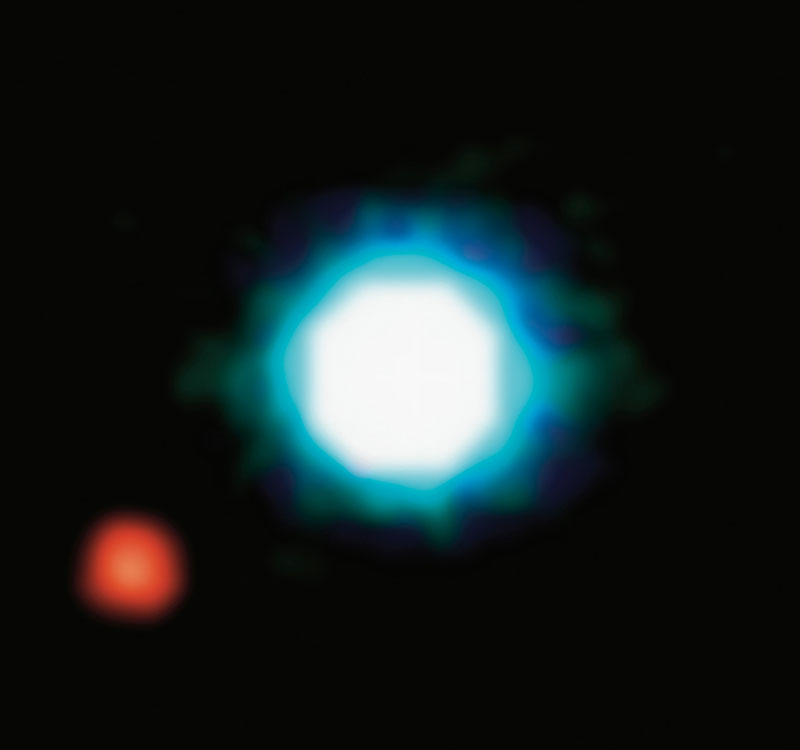
#> input picture ENCMP 100/Lab 6/V0GettingStarted/300_26a_big-vlt-s.jpg, 800 x 750 px, found by its file name
$ python lab6V2_hasim.py
#> lines starting #> are read from the running program, lines starting #| are printed output that depends on the picture; after the words box and inside, x2 and y2 are one past the last pixel; in counts of white or black regions, pixels touching at a corner belong together
## CORONASIMULATE  Simulate coronagraph and Gerchberg-Saxton algorithm
#
# A simulation of a coronagraph and the Gerchberg-Saxton algorithm, in the
# context of NASA's Roman Space Telescope, developed to help teach ENCMP
# 100 Computer Programming for Engineers at the University of Alberta. The
# program saves output figures to PNG files for subsequent processing.
#
# Copyright (c) 2022, University of Alberta
# Electrical and Computer Engineering
# All rights reserved.
#
# Student name:
# Student CCID:
# Others:
#
# To avoid plagiarism, list the names of persons, Version 0 author(s)
# excluded, whose code, words, ideas, or data you used. To avoid
# cheating, list the names of persons, excluding the ENCMP 100 lab
# instructor and TAs, who gave you compositional assistance.
#
# After each name, including your own name, enter in parentheses an
# estimate of the person's contributions in percent. Without these
# numbers, adding to 100%, follow-up questions will be asked.
#
# For anonymous sources, enter pseudonyms in uppercase, e.g., SAURON,
# followed by percentages as above. Email a link to or a copy of the
# source to the lab instructor before the assignment is due.
#

import matplotlib.pyplot as plt
import numpy as np

def main():
    im = loadImage('300_26a_big-vlt-s.jpg')
    (im,Dphi,mask) = opticalSystem(im,300)
    images,errors = gerchbergSaxton(im,10,Dphi,mask)
    saveFrames(images,errors)

def loadImage(name): # For loading image and pre-processing
    """
    Load image and pre-process

    Parameters:
    name: Image file

    Return:
    numpy.ndarray: Pre-processed image
    """
#> called with name = '300_26a_big-vlt-s.jpg'
    im = plt.imread(name)/255 #Load image

    if len(im.shape) > 2: #Converts to greyscale if required
        im = (im[:,:,0]+im[:,:,1]+im[:,:,2])/3
#> im: shape (750, 800) float64

    #Pixel value restrriction to [0, 1]
    im[im < 0] = 0
    im[im > 1] = 1

    return im

def opticalSystem(im,diameter):
    """
    Implement occultation on the image, calculate the 2D discrete Fourier transform of the image, create random phase values for the inverse transformation, and execute the inverse transform with phase adjustment.

    Parameters:
    im: Input image.
    diameter: diameter of the region of the circle that is to be occulated

    Returns:
    numpy.ndarray: The new image
    numpy.ndarray: An arbitrary phase for the inverse transform
    numpy.ndarray: The mask that indicates the pixels that were occulated
    """
    im,mask = occultCircle(im,diameter) #Applying the occulation
    (IMa,IMp) = dft2(im) #Calculate the 2D discrete Fourier transfrom

    (IMa, IMp) = dft2(im) #calculating the 2D discrete Fourier transform of the image

    rng = np.random.default_rng(12345) #Generating a random phase for the inverse transform
    imR = rng.random(im.shape)
    (_,Dphi) = dft2(imR)

    im = idft2(IMa,IMp-Dphi) #Execute the inverse transform with the correction of phase

    return (im,Dphi,mask)

def occultCircle(im,diameter):
    """
    For occulating a circle space in a given image

    Parameters:
    im: Input image.
    diamter: The dimension of the circle space to be occulated.

    Returns:
    numpy.ndarray: The image that has the circle region occulated.
    numpy.ndarray: The mask that indicates the pixels occulated
    """
#> called with diameter = 300
    h,w = im.shape
#> h = 750; w = 800

    centerH = h // 2
#> centerH = 375
    centerW = w // 2
#> centerW = 400

    circleRadius = diameter / 2 #The radius of the circle is half of its diamter

    y,x = np.ogrid[:h,:w] #Grid for the image
#> y = 750 values from 0 to 749

    (mask) = (x-centerW)**2 + (y-centerH)**2 <= circleRadius**2 #A mask that aquires the circles coordinates

    im[mask] = 0 #Making the circle pixels black by making them 0
#> im: shape (750, 800) float64; min 0, max 0.576, mean 0.0343
#> in opticalSystem, `im,mask = occultCircle(im,diameter)`:
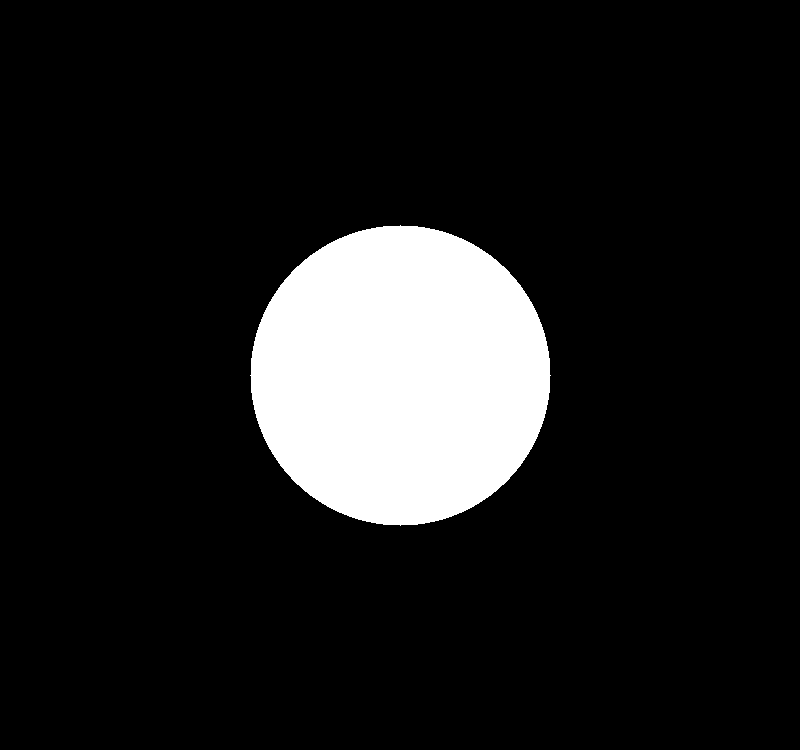
#> mask: shape (750, 800) bool; 11.8% white; 1 white region, box (x1, y1, x2, y2) and area: (250, 225, 551, 526) 70681

    return im, mask


# (IMa,IMp) = dft2(im) returns the amplitude, IMa, and phase, IMp, of the
# 2D discrete Fourier transform of a grayscale image, im. The image, a 2D
# array, must have entries between 0 and 1. The phase is in radians.
def dft2(im):
    IM = np.fft.rfft2(im)
    IMa = np.abs(IM)
    IMp = np.angle(IM)
    return (IMa,IMp)

# im = idft2(IMa,IMp) returns a grayscale image, im, with entries between
# 0 and 1 that is the inverse 2D discrete Fourier transform (DFT) of a 2D
# DFT specified by its amplitude, IMa, and phase, IMp, in radians.
def idft2(IMa,IMp):
    IM = IMa*(np.cos(IMp)+1j*np.sin(IMp))
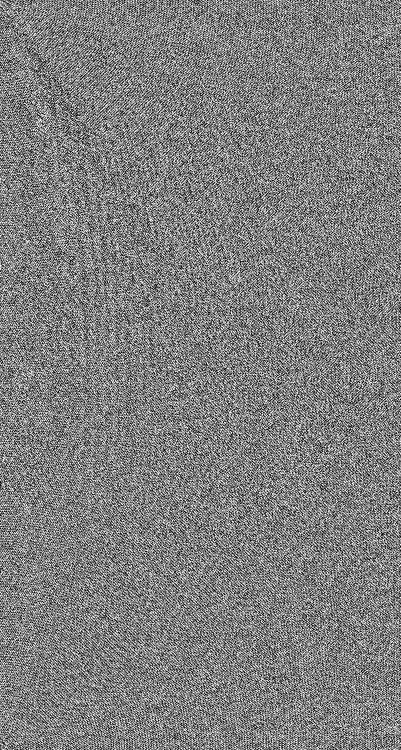
#> IMp: shape (750, 401) float64; min -6.27, max 6.28, mean 0.00729; drawn with min black and max white
    im = np.fft.irfft2(IM)
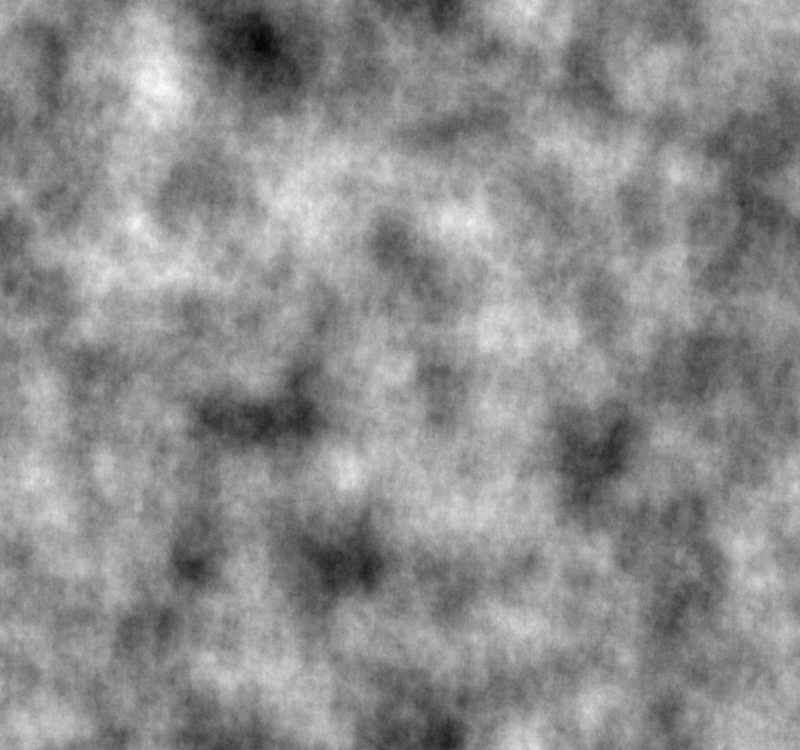
#> im: shape (750, 800) float64; min -0.224, max 0.242, mean 0.0343; drawn with min black and max white
    im[im < 0] = 0
#> in main, `(im,Dphi,mask) = opticalSystem(im,300)`:
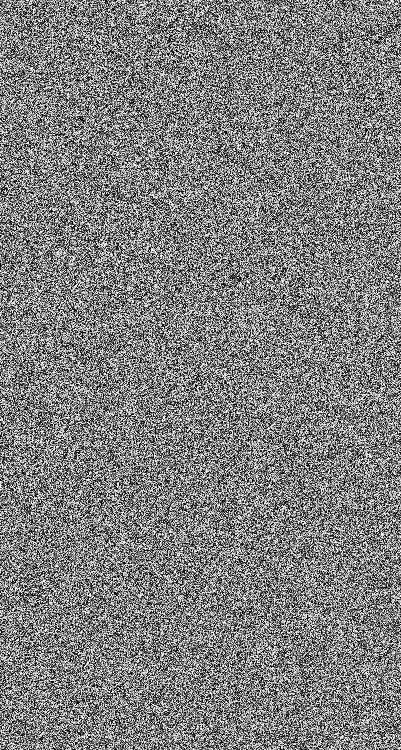
#> Dphi: shape (750, 401) float64; min -3.14, max 3.14, mean -0.00177; drawn with min black and max white
    im[im > 1] = 1
    return im

def occultError(im, mask):
    """
    Calculating the occultation error in the image.

    Parameters:
    im : input image.
    mask : mask that indicates occulted pixels.

    Returns:
    float: occulating error.
    """
    error = np.sum(im[mask]**2)
    return error

def gerchbergSaxton(im,maxIters,Dphi,mask): # Perform the Gerchberg-Saxton algorithm
    """
    Perform the Gerchberg-Saxton algorithm. Take an input image, execute the algorithim for given iterations and return a list of images generated. Also returns a list of errors pertaining to each iteration

    Parameters:
    im: Input image
    maxIters: The maximum number of iterations.
    Dphi: A Random phase for inverse transform.
    mask: mask that indicates the pixels occulated

    Returns:
    list: A List of the generated images.
    list: A list of errors pertaining to each occulation
    """
#> called with maxIters = 10
    (IMa,IMp) = dft2(im) #magnitude & phase of the Fourier Transform
#> in dft2 (call 4), `IMp = np.angle(IM)`:
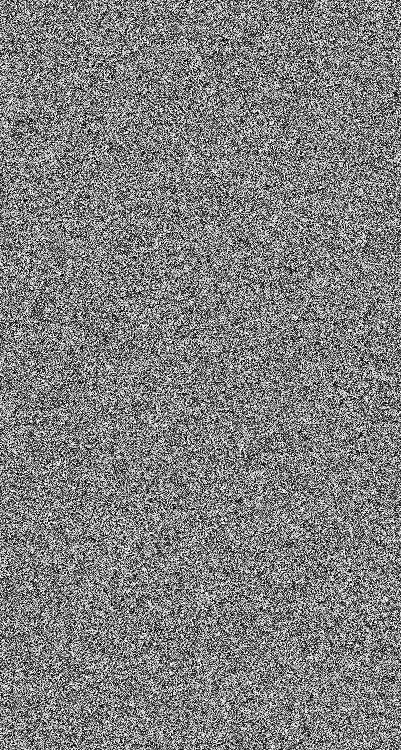
#> IMp: shape (750, 401) float64; min -3.14, max 3.14, mean 0.00312; drawn with min black and max white
    images = [] #list to hold the generated images
    errors = [] #list to hold the errors that pertain to each iteration
    for k in range(maxIters+1):
        print("Iteration %d of %d" % (k,maxIters))
        if k == 0:
            im = idft2(IMa,IMp) #Fourier transform w/o phase correction
        elif k == maxIters:
            im = idft2(IMa,IMp+Dphi) #Fourier transform w/ phase correction
        else:
            alpha = k/maxIters
            im = idft2(IMa,(1 - alpha) * IMp + alpha * (IMp + Dphi))
        images.append(im) #add the generated image to the list defined
        error = occultError(im,mask) #calculate the occulation error
        errors.append(error) # add the calculated error to the list
#> this loop made 11 passes
#> error on passes 1 to 11: 385.2, 360.4, 325.9, 283.7, 236.6, 188.4, 142.8, 103.2, 72.31, 52.01, 43.05
#> pass 2, in idft2 (call 3), `im = np.fft.irfft2(IM)`:
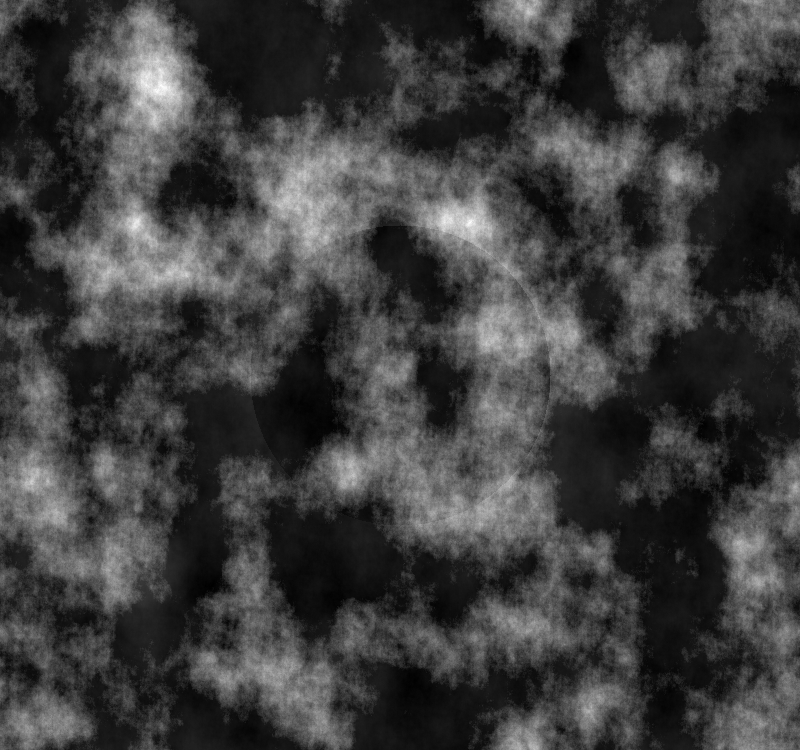
#> im: shape (750, 800) float64; min -0.0195, max 0.241, mean 0.0442; drawn with min black and max white
#> after the loop, errors = [385.2, 360.4, 325.9, 283.7, 236.6, 188.4, 142.8, 103.2, 72.31, 52.01, 43.05]; images = 11 items
    return images,errors

def saveFrames(images,errors): #Save the images that are generated in the format .png
    """
    Saving the frames as .png files (images). Also plot the errors

    Parameters:
    images: A List of the images that are to be saved.
    errors: A list containing the errors for each iteration

    """
    #Make empty image that has the same shape as the first image generated
    shape = (images[0].shape[0],images[0].shape[1],3)
#> shape = (750, 800, 3)
    image = np.zeros(shape,images[0].dtype)

    maxIters = len(images)- 1 #max iterations
#> maxIters = 10
    maxErrors = max(errors) #max error
#> maxErrors = 385.2

    for k in range(maxIters+ 1):
        # Plotting the errors pertaining to each interation
        plt.plot(errors[:k+1], color='red')
        plt.xlabel("Iteration")
        plt.ylabel("Sum Square Error")
        plt.xlim(0, maxIters)
        plt.ylim(0, maxErrors)

        #Change the RGB of the image to the current image
        image[:,:,0] = images[k]
        image[:,:,1] = images[k]
        image[:,:,2] = images[k]

        #Displaying the image and the errors in the background
        plt.imshow(image,extent=(0,maxIters,0,maxErrors))
        plt.gca().set_aspect(maxIters/maxErrors)

        plt.title("Coronagraph Simulation") #graph title

        plt.savefig('coronagraph' + str(k) + '.png') #Saving as .png
        plt.show()
#> this loop made 11 passes
#> pass 1, in saveFrames, `plt.savefig('coronagraph' + str(k) + '.png')`:
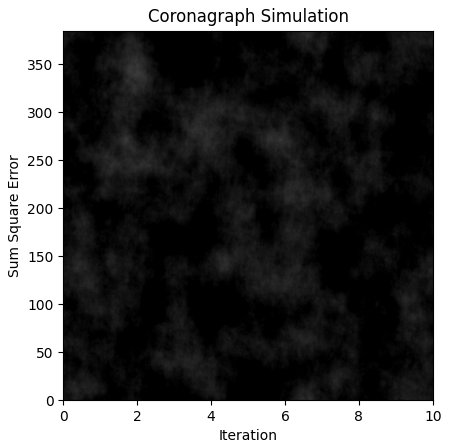
#> figure drawn by matplotlib, 1 panel

main()
